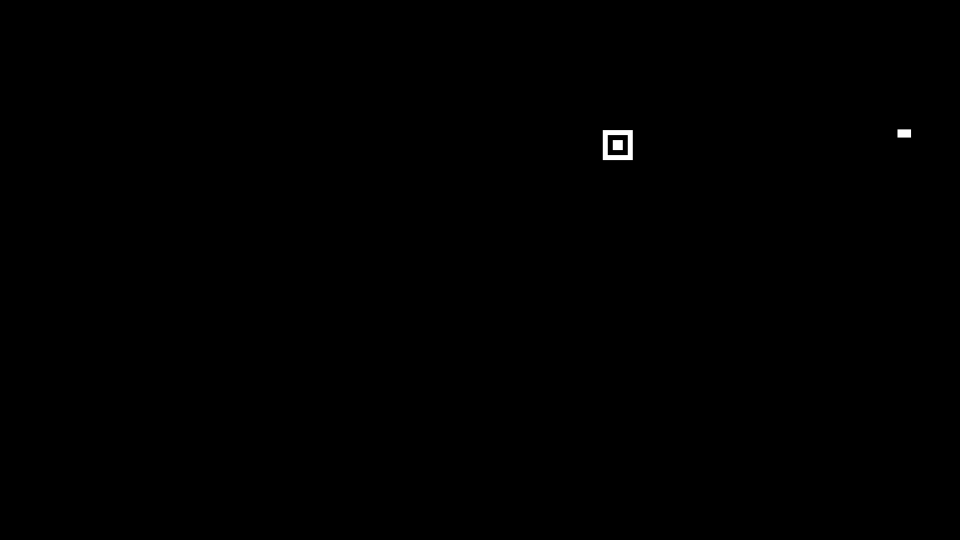
Frame 1 (no input)
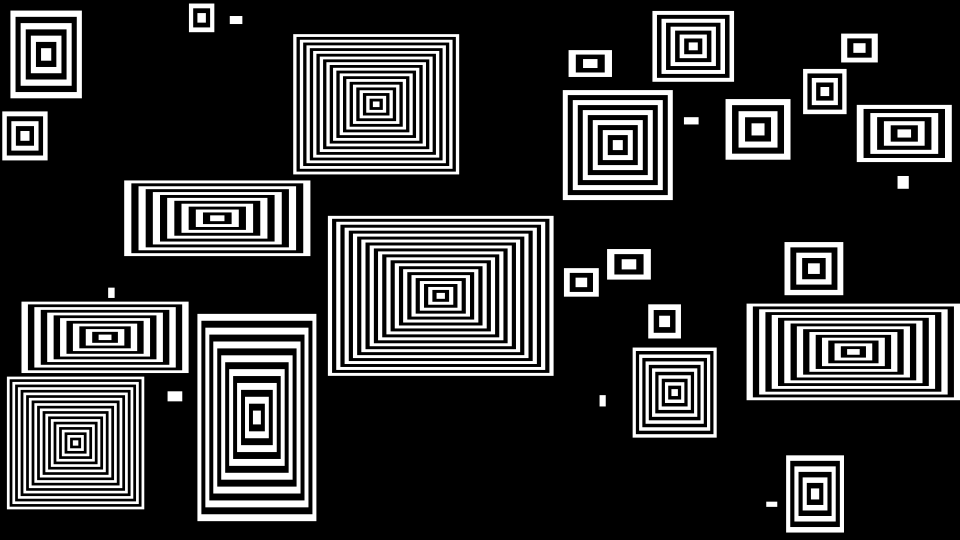
Frame 60 (the mouse pressed at the canvas centre just before this capture)
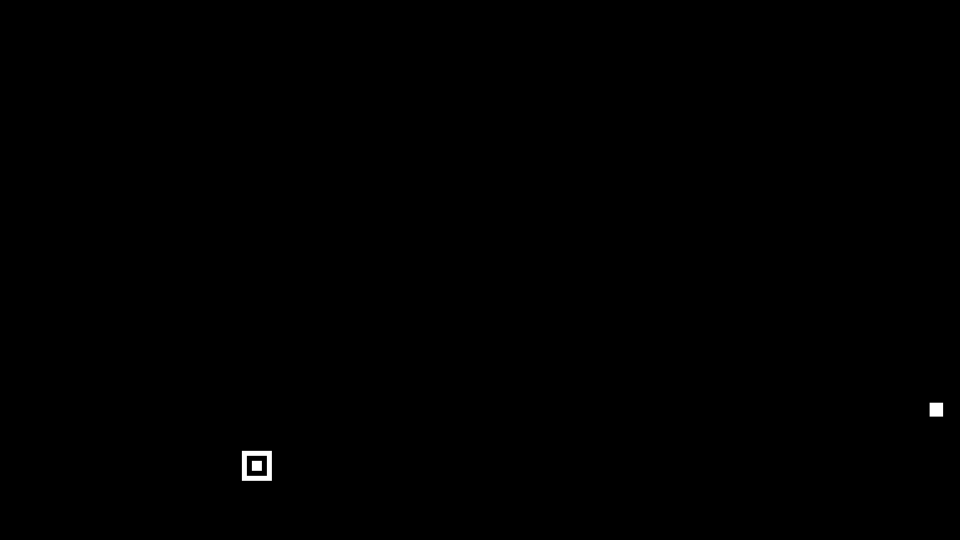
Frame 120 (the mouse held since frame 60 and released just before this capture)

The Processing sketch that drew these frames (run headless with seeded random() and noise(); from frame 60 on, the mouse is pressed at the canvas centre):

// Processing sketch: rectangleborders
// ── rectangleborders.pde
ArrayList<BRect> rects = new ArrayList<BRect>();

float RING_WIDTH = 10;
float RING_HEIGHT = 10;

void setup(){
  size(960,540);
  background(0);
  
  rects.clear();
  for(int i = 0; i < 1; i++){
    rects.add(new BRect(random(10, width-10), random(10, height-10), RING_WIDTH, RING_HEIGHT));
  }
  
}

int it = 0;
void draw(){
  if(mousePressed) setup();
  background(0);
  
  for(int i = 0; i < rects.size(); i++){
    boolean hasSpace = true;
    
    for(int j = 0; j < rects.size(); j++){
      if(i != j){
        float distX = abs(rects.get(i).GetX() - rects.get(j).GetX()) - 1.5*rects.get(i).GetWidth();
        float distY = abs(rects.get(i).GetY() - rects.get(j).GetY()) - 1.5*rects.get(i).GetHeight();
        if(rects.get(i).XDist() + rects.get(j).XDist() > distX && rects.get(i).YDist() + rects.get(j).YDist() > distY){
          println(rects.get(i).XDist() + rects.get(j).XDist() + "\t" + distX);
          hasSpace = false;
        }
      }
    }
    
    if(rects.get(i).XDist() + rects.get(i).GetX() > width-10 || rects.get(i).GetX() - rects.get(i).XDist() < 10 || 
      rects.get(i).YDist() + rects.get(i).GetY() > height-10 || rects.get(i).GetY() - rects.get(i).YDist() < 10){
        hasSpace = false;
      }
    
    if(hasSpace){
      rects.get(i).AddRing();
    }
  }
  
  float newX = random(10, width-10);
  float newY = random(10, height-10);
  boolean hasSpace = true;
  for(int i = 0; i < rects.size(); i++){
    float distX = abs(rects.get(i).GetX() - newX) - 1.5*rects.get(i).GetWidth();
    float distY = abs(rects.get(i).GetY() - newY) - 1.5*rects.get(i).GetHeight();
    if(rects.get(i).XDist() > distX && rects.get(i).YDist() > distY){
      hasSpace = false;
    }
  }
  
  if(hasSpace){
    rects.add(new BRect(newX, newY, RING_WIDTH + random(-5,5), RING_HEIGHT + random(-5,5)));
  }
  
  for(BRect r : rects){
    r.Display();
  }
  //it++;
  //println(it);
  //println(frameRate);
}

// ── BRect.pde

class BRect{
  
  float x, y, w, h;
  float numRings;
  
  BRect(float xIn, float yIn, float wIn, float hIn){
    x = xIn;
    y = yIn;
    w = wIn;
    h = hIn;
    numRings = 0.5;
  }
  
  void AddRing(){
    numRings++;
  }
  
  float GetX(){
    return x;
  }
  
  float GetY(){
    return y;
  }
  
  float XDist(){
    return (w * numRings);
  }
  
  float YDist(){
    return (h * numRings);
  }
  
  float GetNumRings(){
    return numRings;
  }
  
  float GetWidth(){
    return w;
  }
  
  float GetHeight(){
    return h;
  }
  
  void RemoveRing(){
    numRings--;
  }
  
  void Display(){
    noStroke();
    rectMode(CENTER);
    for(float i = numRings; i > 0; i--){
      fill(255);
      rect(x,y, 2*w*i, 2*h*i);
      fill(0);
      rect(x,y, 2*w*i - w, 2*h*i - h);
    }
  }
  
  
  
}
